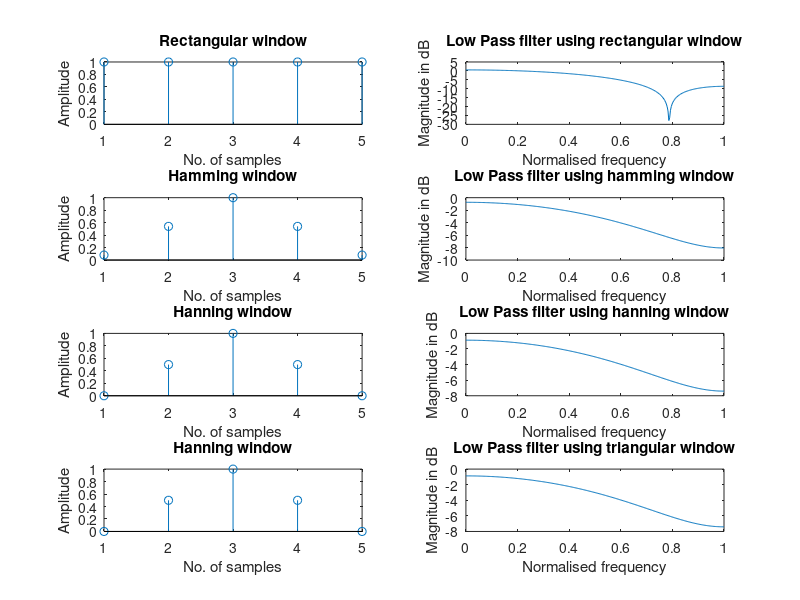

The MATLAB source for this figure:
clc;
clear ;
close all;

wc = 0.5*pi;
eps = 0.001;
N = input("Enter N: ");
alpha = (N-1)/2;
n = 0:1:N-1;
hd = (sin(wc*(n-alpha+eps))./(pi*(n-alpha+eps)));

wr = boxcar(N);
whm = hamming(N);
whn = hanning(N);
wt = bartlett(N);
w = 0:0.01:pi;
hn1 = hd.*wr';
hn2 = hd.*whm';
hn3 = hd.*whn';
hn4 = hd.*wt';

h1 = freqz(hn1,1,w);
h2 = freqz(hn2,1,w);
h3 = freqz(hn3,1,w);
h4 = freqz(hn4,1,w);

subplot(4,2,1);
stem(wr);
xlabel("No. of samples");
ylabel("Amplitude");
title("Rectangular window");

subplot(4,2,2);
plot(w/pi,10*log10(abs(h1)));
xlabel("Normalised frequency");
ylabel("Magnitude in dB");
title("Low Pass filter using rectangular window");

subplot(4,2,3);
stem(whm);
xlabel("No. of samples");
ylabel("Amplitude");
title("Hamming window");

subplot(4,2,4);
plot(w/pi,10*log10(abs(h2)));
xlabel("Normalised frequency");
ylabel("Magnitude in dB");
title("Low Pass filter using hamming window");

subplot(4,2,5);
stem(whn);
xlabel("No. of samples");
ylabel("Amplitude");
title("Hanning window");

subplot(4,2,6);
plot(w/pi,10*log10(abs(h3)));
xlabel("Normalised frequency");
ylabel("Magnitude in dB");
title("Low Pass filter using hanning window");

subplot(4,2,7);
stem(wt);
xlabel("No. of samples");
ylabel("Amplitude");
title("Hanning window");

subplot(4,2,8);
plot(w/pi,10*log10(abs(h4)));
xlabel("Normalised frequency");
ylabel("Magnitude in dB");
title("Low Pass filter using triangular window");
